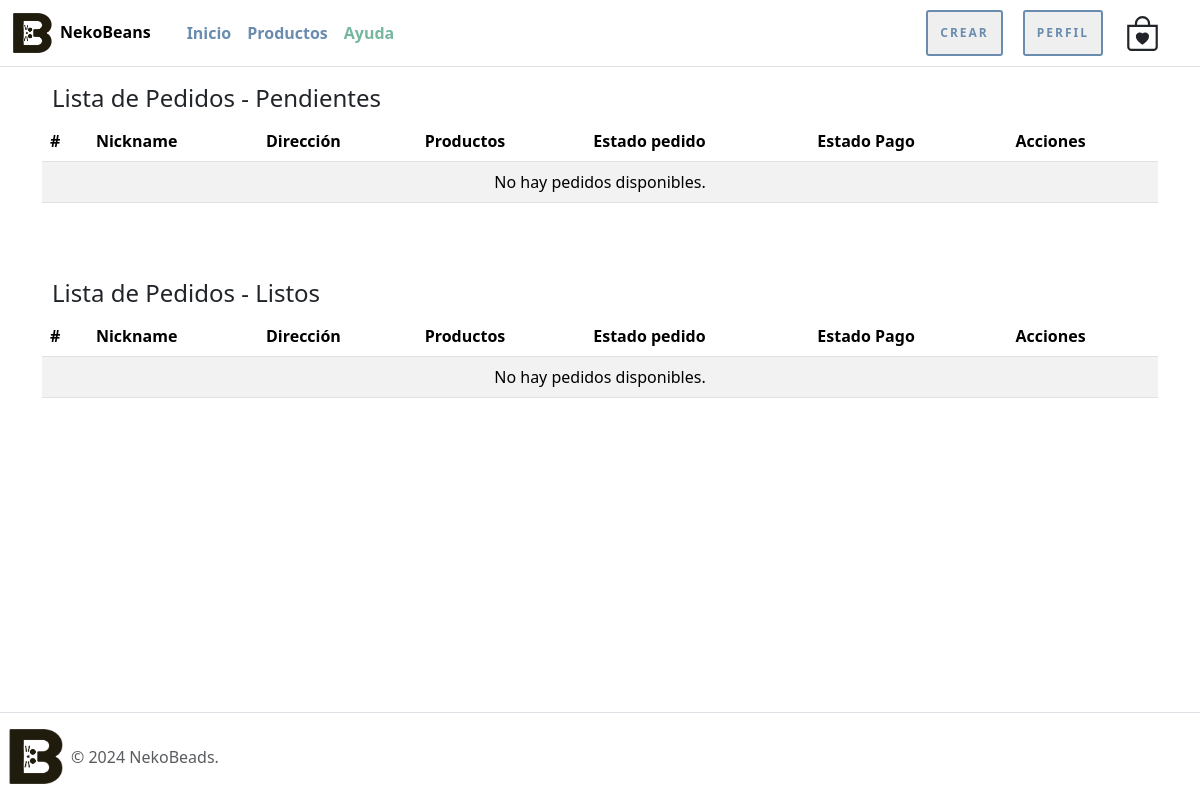
Page /pedidos/ (signed in) on the earlier database version.
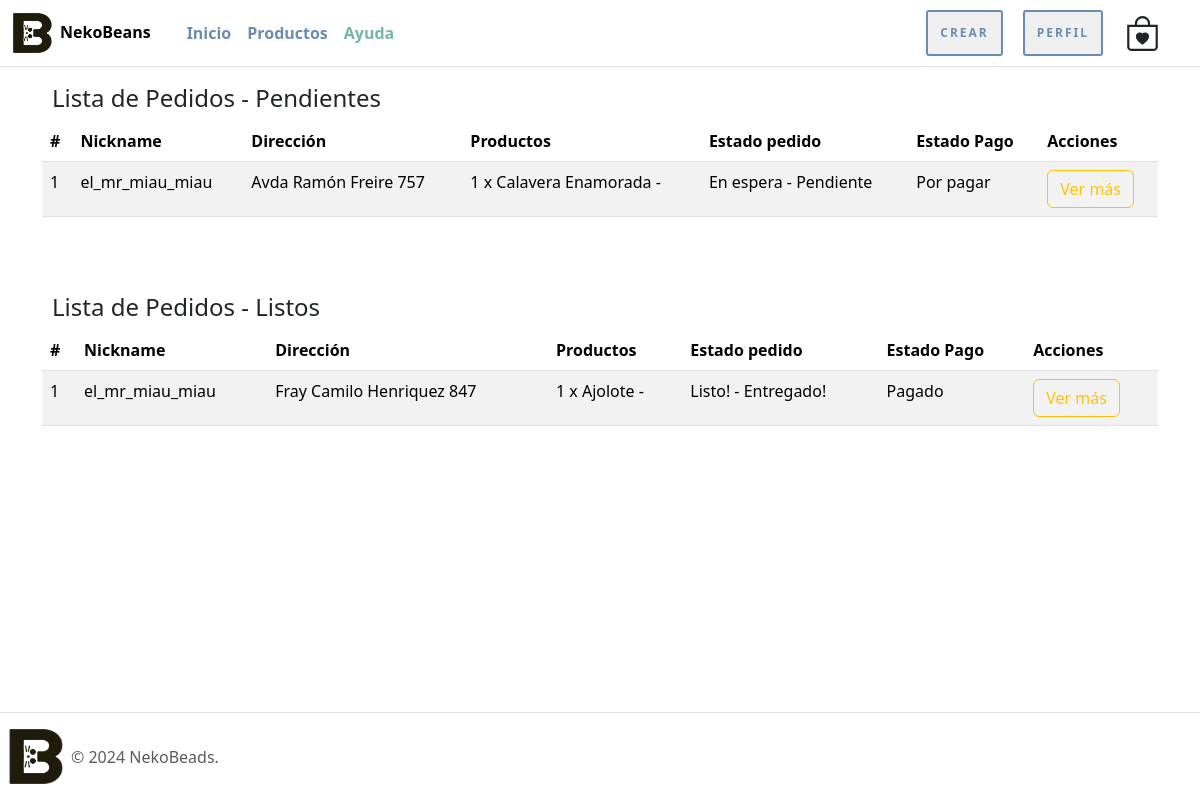
Same page on the later database version.
### nekoBeansWeb/models.py (models this page shows, shortened)
class envio(models.Model):
    nickname = models.CharField(max_length=100)
    nombre = models.CharField(max_length=100)
    apellido_paterno = models.CharField(max_length=100)
    apellido_materno = models.CharField(max_length=100)
    telefono = models.CharField(max_length=20)
    email = models.EmailField()
    direccion = models.TextField()
    productos = models.TextField(default='No hay productos')  # Valor por defecto
    estado_pedido = models.IntegerField(choices=estado_pedido, default=1)
    forma_pago = models.IntegerField(choices=forma_pago, default=1)
    estado_pago = models.IntegerField(choices=estado_pago, default=1)
    entrega = models.IntegerField(choices=entrega, default=1)

### nekoBeansWeb/views.py (the view)
# urls.py: path('pedidos/', lista_pedidos, name='lista_pedidos'),
@permission_required('nekoBeansWeb.view_pedido')
def lista_pedidos(request):
    pedidos_pendientes = envio.objects.filter(estado_pedido__lt=3)  # Filtra pedidos pendientes
    pedidos_listos = envio.objects.filter(estado_pedido=3, entrega=2)  # Filtra pedidos listos
    return render(request, 'nekoBeansWeb/pedidos/pedidos.html', {
        'pedidos_pendientes': pedidos_pendientes,
        'pedidos_listos': pedidos_listos
    })

### nekoBeansWeb/templates/nekoBeansWeb/pedidos/pedidos.html (shortened to what this page needs)
{% extends 'nekoBeansWeb/narvar_footer.html' %}
{% load static %}
{% block contenido %}
<div class="container mt-4">
    <div class="row">
        <div class="col-md-12">
            <h4 class="espacio-titulos">Lista de Pedidos - Pendientes</h4>
            <div class="table-responsive">
                <table class="table table-hover table-striped">
                    <thead class="thead-dark">
                        <tr>
                            <th scope="col">#</th>
                            <th scope="col">Nickname</th>
                            <th scope="col">Dirección</th>
                            <th scope="col">Productos</th>
                            <th scope="col">Estado pedido</th>
                            <th scope="col">Estado Pago</th>
                            <th scope="col">Acciones</th>
                        </tr>
                    </thead>
                    <tbody>
                        {% for pedido in pedidos_pendientes %}
                            <tr>
                                <td>{{ forloop.counter }}</td>
                                <td>{{ pedido.nickname }}</td>
                                <td>{{ pedido.direccion }}</td>
                                <td>{{ pedido.productos }}</td>
                                <td>{{ pedido.get_estado_pedido_display }} - {{ pedido.get_entrega_display }}</td>
                                <td>{{ pedido.get_estado_pago_display }}</td>
                                <td>
                                    <button type="button" class="btn btn-md btn-outline-warning abrir-modal"
                                        data-bs-toggle="modal" data-bs-target="#modal-tarjeta-{{ pedido.id }}">
                                        Ver más
                                    </button>
                                </td>
                            </tr>
                        {% empty %}
                            <tr>
                                <td colspan="12" class="text-center">No hay pedidos disponibles.</td>
                            </tr>
                        {% endfor %}
                    </tbody>
                </table>
            </div>
        </div>
        <div class="col-md-12">
            <h4 class="espacio-titulos">Lista de Pedidos - Listos</h4>
            <div class="table-responsive">
                <table class="table table-hover table-striped">
                    <thead class="thead-dark">
                        <tr>
                            <th scope="col">#</th>
                            <th scope="col">Nickname</th>
                            <th scope="col">Dirección</th>
                            <th scope="col">Productos</th>
                            <th scope="col">Estado pedido</th>
                            <th scope="col">Estado Pago</th>
                            <th scope="col">Acciones</th>
                        </tr>
                    </thead>
                    <tbody>
                        {% for pedido in pedidos_listos %}
                            <tr>
                                <td>{{ forloop.counter }}</td>
                                <td>{{ pedido.nickname }}</td>
                                <td>{{ pedido.direccion }}</td>
                                <td>{{ pedido.productos }}</td>
                                <td>{{ pedido.get_estado_pedido_display }} - {{ pedido.get_entrega_display }}</td>
                                <td>{{ pedido.get_estado_pago_display }}</td>
                                <td>
                                    <button type="button" class="btn btn-md btn-outline-warning abrir-modal"
                                        data-bs-toggle="modal" data-bs-target="#modal-tarjeta-{{ pedido.id }}">
                                        Ver más
                                    </button>
                                </td>
                            </tr>
                        {% empty %}
                            <tr>
                                <td colspan="12" class="text-center">No hay pedidos disponibles.</td>
                            </tr>
                        {% endfor %}
                    </tbody>
                </table>
            </div>
        </div>
    </div>
</div>
{% endblock %}

### nekoBeansWeb/templates/nekoBeansWeb/narvar_footer.html (shortened to what this page needs)
<!DOCTYPE html>
<html lang="en">
<head>
    {% load static %}
    <link href="https://cdn.jsdelivr.net/npm/bootstrap@5.3.3/dist/css/bootstrap.min.css" rel="stylesheet"
>
    <link rel="stylesheet" href="{% static 'nekoBeansWeb/css/stiloPag.css' %}">
</head>
<body class="d-flex flex-column min-vh-100">
    <nav class="navbar navbar-expand-md border-bottom border-body fixed-top efecanrvar">
        <div class="container-fluid">
            <div class="d-flex align-items-center">
                <a class="navbar-brand d-flex align-items-center" href="{% url 'inicio'%}">
                    <img src="{% static 'nekoBeansWeb/photos/imagenes_NekoBeans/icon_logo/logo.png'%}" alt="icon" width="40" height="40">
                    <span class="fw-bold mb-0 h6 ms-2">NekoBeans</span>
                </a>
            </div>
            <div class="collapse navbar-collapse container-fluid" id="navbarNav">
                <ul class="navbar-nav mb-2 mb-sm-0">
                    <li class="nav-item">
                        <a class="nav-link colortextnarvar" href="{% url 'inicio'%}">Inicio</a>
                    </li>
                    <li class="nav-item">
                        <a class="nav-link colortextnarvar" href="{% url 'productos'%}">Productos</a>
                    </li>
                    <li class="nav-item">
                        <a class="nav-link colortextnarvarapartado" href="{% url 'inicio'%}#ayuda">Ayuda</a>
                    </li>
                </ul>
                <div class="ms-auto d-flex align-items-center">
                    <div class="d-flex align-items-center">
                        {% if perms.nekoBeansWeb.add_producto %}
                        <a class="nav-link me-4" href="{% url 'crear_producto'%}">
                            <button class="btnlogin">Crear</button>
                        </a>
                        {% else %}
                        <a class="nav-link me-4" href="{% url 'inicio'%}#crear">
                            <button class="btnlogin">Crear</button>
                        </a>
                        {% endif %}
                    </div>
                    <div class="d-flex align-items-center">
                        {% if user.is_authenticated %}
                        <a class="nav-link me-4" href="{% url 'perfil'%}">
                            <button class="btnlogin">Perfil</button>
                        </a>
                        {% else %}
                            <a class="nav-link me-4" href="{% url 'login'%}">
                                <button class="btnlogin">Iniciar sesión</button>
                            </a>
                        {% endif %}
                    </div>
                    <div class="d-flex align-items-center">
                        <a class="nav-link me-3" href="{% url 'ver_carrito'%}">
                        </a>
                    </div>
                </div>
            </div>
        </div>
    </nav>
    <main class="flex-fill">
        {% block contenido %}
        {% endblock %}
    </main>
    <footer class="d-flex flex-wrap justify-content-between align-items-center py-3 mt-4 border-top">
        <div class="col-md-4 d-flex align-items-center">
            <a href="#" class="mb-3 me-2 mb-md-0 text-muted text-decoration-none lh-1">
                <img class="ms-2" src="{% static 'nekoBeansWeb/photos/imagenes_NekoBeans/icon_logo/logo.png'%}" alt="icon" width="55" height="55">
            </a>
            <span class="mb-3 mb-md-0 text-muted">© 2024 NekoBeads.</span>
        </div>
    </footer>
</body>
</html>

### nekoBeansWeb/static/nekoBeansWeb/css/stiloPag.css (style rules this page uses)
.efecanrvar { background-color: white; backdrop-filter: blur(10px); -webkit-backdrop-filter: blur(10px); background-color: rgba(255, 255, 255, 0.8); }
.espacio-titulos { max-width: 940px; padding: 60px 10px 0px; }
.colortextnarvar { color: #6A8CAF; font-weight: bold; }
.colortextnarvarapartado { color: #75B79E; font-weight: bold; }
.btnlogin { padding: 1em 1em; border: none; border-radius: 1px; font-weight: bold; letter-spacing: 2px; text-transform: uppercase; cursor: pointer; color: #6A8CAF; transition: all 1000ms; font-size: 12px; position: relative; overflow: hidden; outline: 2px solid #6A8CAF; }
.btnlogin::before { content: ""; position: absolute; left: -50px; top: 0; width: 0; height: 100%; background-color: #75B79E; transform: skewX(45deg); z-index: -1; transition: width 1000ms; }

Differences in the rows shown:
added envio: nickname "el_mr_miau_miau", direccion "Avda Ramón Freire 757", productos "1 x Calavera Enamorada -", estado_pedido "En espera", entrega "Pendiente", estado_pago "Por pagar", shown under "Lista de Pedidos - Pendientes"
added envio: nickname "el_mr_miau_miau", direccion "Fray Camilo Henriquez 847", productos "1 x Ajolote -", estado_pedido "Listo!", entrega "Entregado!", estado_pago "Pagado", shown under "Lista de Pedidos - Listos"
Other differences:
text no longer shown: "No hay pedidos disponibles. No hay pedidos disponibles."
